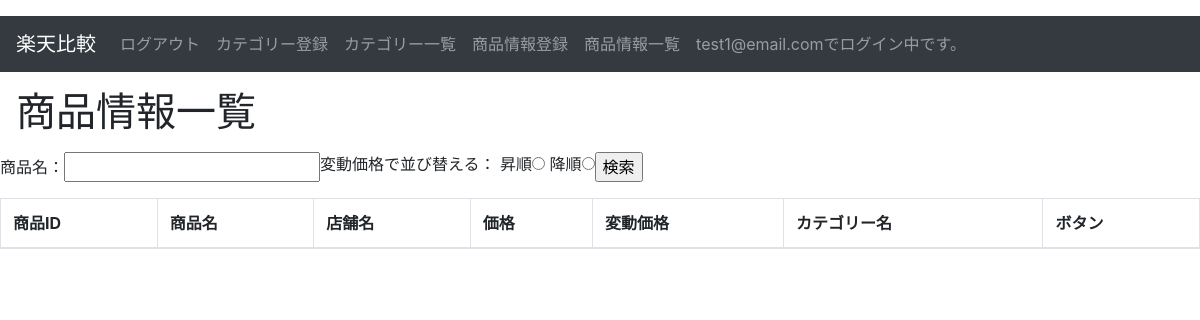
The app's page /rakuten/product_list/ (signed in), older data.
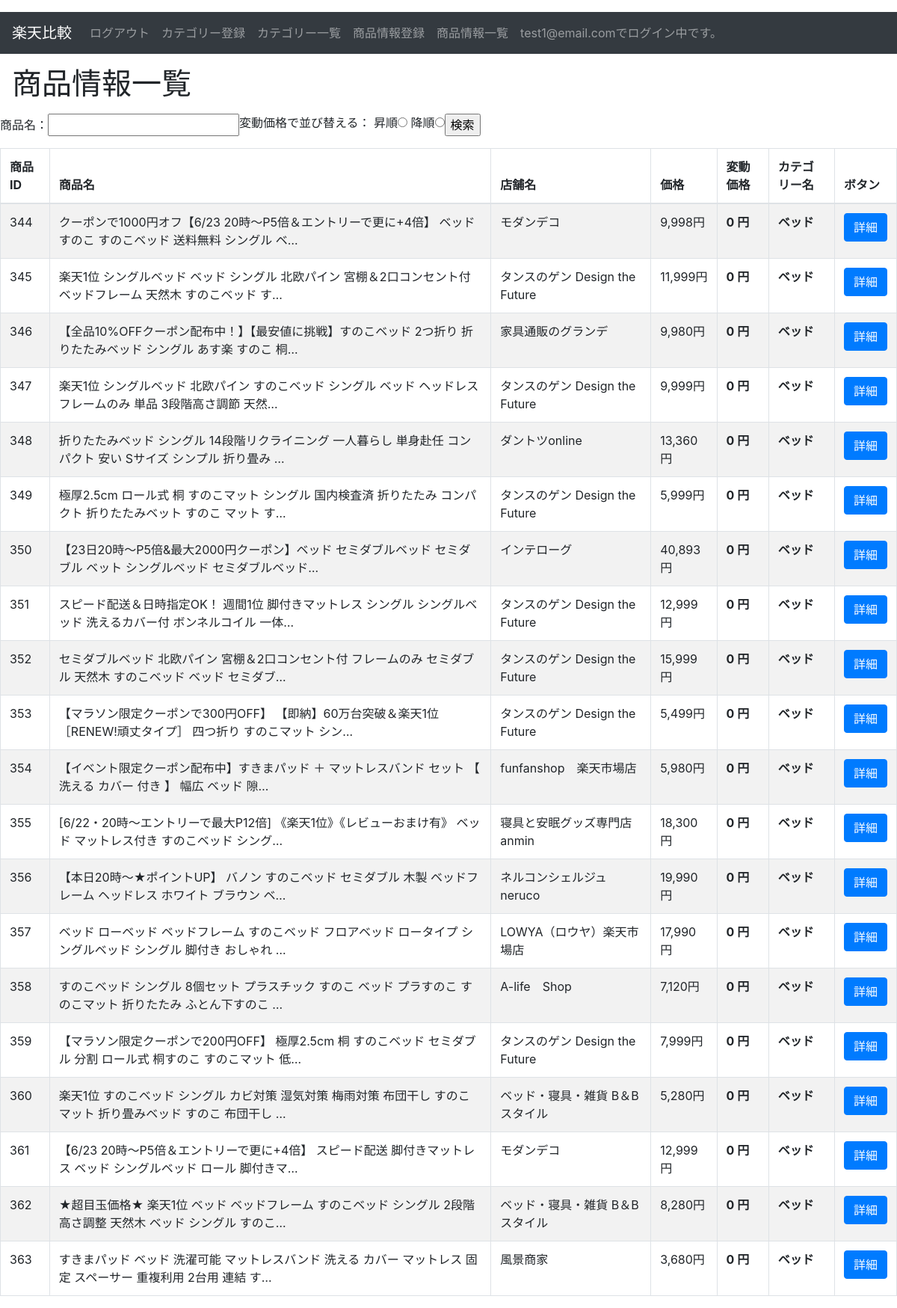
The same page, newer data.
### rakuten/models.py (models this page shows, shortened)
class Users(AbstractBaseUser, PermissionsMixin):
    cretate_at = models.DateTimeField('登録日', auto_now_add=True)
    update_at = models.DateTimeField('更新日', auto_now=True)
    username = models.CharField(max_length=150)
    email = models.EmailField(max_length=255, unique=True)
    is_active = models.BooleanField(default=True)
    is_staff = models.BooleanField(default=False)
    USERNAME_FIELD = 'email'
    REQUIRED_FIELDS = ['username']
    objects = UserManager()

class Products(models.Model):
    cretate_at = models.DateTimeField('登録日', auto_now_add=True)
    update_at = models.DateTimeField('更新日', auto_now=True)
    name = models.CharField('商品名', max_length=100)
    url = models.URLField('商品URL')
    store = models.CharField('店舗名', max_length=100)
    price = models.IntegerField('価格')
    price_fluctuation = models.IntegerField('変動価格', blank=True)
    category = models.ForeignKey(
        Categories, on_delete=models.CASCADE,
    )
    user = models.ForeignKey(
        Users, on_delete=models.CASCADE,
    )
    class Meta:
        db_table = 'products'

class Categories(models.Model):
    cretate_at = models.DateTimeField('登録日', auto_now_add=True)
    update_at = models.DateTimeField('更新日', auto_now=True)
    name = models.CharField('カテゴリー', max_length=20)
    url = models.URLField('URL')
    user = models.ForeignKey(
        Users, on_delete=models.CASCADE,
    )
    class Meta:
        db_table = 'categories'
    def __str__(self):
        return self.name

### rakuten/views.py (the view)
# urls.py: path('product_list/', ProductListView.as_view(), name='product_list'),
class ProductListView(LoginRequiredMixin, ListView):
    model = Products
    template_name = 'product_list.html'
    def get_queryset(self):
        query = super().get_queryset()
        product_name = self.request.GET.get('product_name', None)
        if product_name:
            query = query.filter(
                name__contains = product_name
            )
        price_fluctuation = self.request.GET.get('price_fluctuation', 0)
        if price_fluctuation == '1':
            query = query.order_by('price_fluctuation')
        elif price_fluctuation == '2':
            query = query.order_by('-price_fluctuation')
        return query
    def get_context_data(self, **kwargs):
        context = super().get_context_data(**kwargs)
        context['product_name'] = self.request.GET.get('product_name', '')
        price_fluctuation = self.request.GET.get('price_fluctuation', 0)
        if price_fluctuation == '1':
            context['ascending'] = True
        elif price_fluctuation == '2':
            context['descending'] = True
        return context

### rakuten/templates/product_list.html (shortened to what this page needs)
<!doctype html>
{% extends "base.html" %}
{% load humanize %}
    {% block content %}
    <h1 class="my-3 ml-3">商品情報一覧</h1>
    <form method="get" action="{% url 'rakuten:product_list' %}">
        <div style='float:left;'><P>商品名：<input type="text" name="product_name" value="{{ product_name }}"></P></div>
        <div style='float:left;'><p>変動価格で並び替える：
            昇順<input type="radio" name="price_fluctuation" value="1" {% if ascending %}checked{% endif %}>
            降順<input type="radio" name="price_fluctuation" value="2" {% if descending %}checked{% endif %}>
        </p></div>
        <P><input type="submit" value="検索"/></P>
    </form>
    <div class="table-responsive-sm">
        <table class="table table-striped table table-bordered">
            <thead>
                <tr>
                    <th>商品ID</th>
                    <th>商品名</th>
                    <th>店舗名</th>
                    <th>価格</th>
                    <th>変動価格</th>
                    <th>カテゴリー名</th>
                    <th>ボタン</th>
                </tr>
            </thead>
            <tbody>
            <form method="POST">
            {% for object in object_list %}
                {% if object.user == request.user %}
                    <tr>
                        <td>{{ object.id }}</td>
                        <td>{{ object.name }}</td>
                        <td>{{ object.store }}</td>
                        <td>{{ object.price | intcomma }}円</td>
                        {% if  object.price != object.price_fluctuation %}
                            <th>{{ object.price_fluctuation | intcomma }} 円</th>
                        {% else %}
                            <th>0 円</th>
                        {% endif %}
                        <th>{{ object.category }}</th>
                        <th><a class="btn btn-primary"  href="{% url 'rakuten:detail_product' object.id %}">詳細</a></th>
                    </tr>
                {% endif %}
            {% endfor %}
            </form>
            </tbody>
        </table>
    </div>
</body>
</html>
{% endblock %}

### rakuten/templates/base.html (shortened to what this page needs)
<!doctype html>
<html lang="ja">
<head>
    <link rel="stylesheet" href="https://stackpath.bootstrapcdn.com/bootstrap/4.1.3/css/bootstrap.min.css">
</head>
<body>
    <nav class="navbar navbar-expand-sm navbar-dark bg-dark mt-3 mb-3">
        <a class="navbar-brand" href="{% url 'rakuten:home' %}">楽天比較</a>
        <div class="collapse navbar-collapse">
            <ul class="navbar-nav">
                {% if user.is_authenticated %}
                    <li class="nav-item">
                        <a class="nav-link" href="{% url 'rakuten:user_logout' %}">ログアウト</a>
                    </li>
                    <li class="nav-item">
                        <a class="nav-link" href="{% url 'rakuten:category_form' %}">カテゴリー登録</a>
                    </li>
                    <li class="nav-item">
                        <a class="nav-link" href="{% url 'rakuten:category_list' %}">カテゴリー一覧</a>
                    </li>
                    <li class="nav-item">
                        <a class="nav-link" href="{% url 'rakuten:product_form' %}">商品情報登録</a>
                    </li>
                    <li class="nav-item">
                        <a class="nav-link" href="{% url 'rakuten:product_list' %}">商品情報一覧</a>
                    </li>
                    <li class="nav-item">
                        <a class="nav-link" href="{% url 'rakuten:product_list' %}">{{ user.get_username }}でログイン中です。</a>
                    </li>
                {% endif %}
            </ul>
        </div>
    </nav>
     {% block content %}{% endblock %}
</body>
</html>

Row changes from the older to the newer data that the page shows:
added Products: id "344", name "クーポンで1000円オフ【6/23 20時〜P5倍＆エントリーで更に+4倍】 ベッド すのこ すのこベッド 送料無料 シングル ベ…", store "モダンデコ", price "9,998", price_fluctuation "0", category "ベッド"
added Products: id "345", name "楽天1位 シングルベッド ベッド シングル 北欧パイン 宮棚＆2口コンセント付 ベッドフレーム 天然木 すのこベッド す…", store "タンスのゲン Design the Future", price "11,999", price_fluctuation "0", category "ベッド"
added Products: id "346", name "【全品10%OFFクーポン配布中！】【最安値に挑戦】すのこベッド 2つ折り 折りたたみベッド シングル あす楽 すのこ 桐…", store "家具通販のグランデ", price "9,980", price_fluctuation "0", category "ベッド"
added Products: id "347", name "楽天1位 シングルベッド 北欧パイン すのこベッド シングル ベッド ヘッドレス フレームのみ 単品 3段階高さ調節 天然…", store "タンスのゲン Design the Future", price "9,999", price_fluctuation "0", category "ベッド"
added Products: id "348", name "折りたたみベッド シングル 14段階リクライニング 一人暮らし 単身赴任 コンパクト 安い Sサイズ シンプル 折り畳み …", store "ダントツonline", price "13,360", price_fluctuation "0", category "ベッド"
added Products: id "349", name "極厚2.5cm ロール式 桐 すのこマット シングル 国内検査済 折りたたみ コンパクト 折りたたみベット すのこ マット す…", store "タンスのゲン Design the Future", price "5,999", price_fluctuation "0", category "ベッド"
added Products: id "350", name "【23日20時～P5倍&最大2000円クーポン】ベッド セミダブルベッド セミダブル ベット シングルベッド セミダブルベッド…", store "インテローグ", price "40,893", price_fluctuation "0", category "ベッド"
added Products: id "351", name "スピード配送＆日時指定OK！ 週間1位 脚付きマットレス シングル シングルベッド 洗えるカバー付 ボンネルコイル 一体…", store "タンスのゲン Design the Future", price "12,999", price_fluctuation "0", category "ベッド"
added Products: id "352", name "セミダブルベッド 北欧パイン 宮棚＆2口コンセント付 フレームのみ セミダブル 天然木 すのこベッド ベッド セミダブ…", store "タンスのゲン Design the Future", price "15,999", price_fluctuation "0", category "ベッド"
added Products: id "353", name "【マラソン限定クーポンで300円OFF】 【即納】60万台突破＆楽天1位 ［RENEW!頑丈タイプ］ 四つ折り すのこマット シン…", store "タンスのゲン Design the Future", price "5,499", price_fluctuation "0", category "ベッド"
added Products: id "354", name "【イベント限定クーポン配布中】すきまパッド ＋ マットレスバンド セット 【 洗える カバー 付き 】 幅広 ベッド 隙…", store "funfanshop 楽天市場店", price "5,980", price_fluctuation "0", category "ベッド"
added Products: id "355", name "[6/22・20時〜エントリーで最大P12倍] 《楽天1位》《レビューおまけ有》 ベッド マットレス付き すのこベッド シング…", store "寝具と安眠グッズ専門店 anmin", price "18,300", price_fluctuation "0", category "ベッド"
added Products: id "356", name "【本日20時〜★ポイントUP】 バノン すのこベッド セミダブル 木製 ベッドフレーム ヘッドレス ホワイト ブラウン ベ…", store "ネルコンシェルジュ neruco", price "19,990", price_fluctuation "0", category "ベッド"
added Products: id "357", name "ベッド ローベッド ベッドフレーム すのこベッド フロアベッド ロータイプ シングルベッド シングル 脚付き おしゃれ …", store "LOWYA（ロウヤ）楽天市場店", price "17,990", price_fluctuation "0", category "ベッド"
added Products: id "358", name "すのこベッド シングル 8個セット プラスチック すのこ ベッド プラすのこ すのこマット 折りたたみ ふとん下すのこ …", store "A-life Shop", price "7,120", price_fluctuation "0", category "ベッド"
added Products: id "359", name "【マラソン限定クーポンで200円OFF】 極厚2.5cm 桐 すのこベッド セミダブル 分割 ロール式 桐すのこ すのこマット 低…", store "タンスのゲン Design the Future", price "7,999", price_fluctuation "0", category "ベッド"
added Products: id "360", name "楽天1位 すのこベッド シングル カビ対策 湿気対策 梅雨対策 布団干し すのこマット 折り畳みベッド すのこ 布団干し …", store "ベッド・寝具・雑貨 B＆Bスタイル", price "5,280", price_fluctuation "0", category "ベッド"
added Products: id "361", name "【6/23 20時〜P5倍＆エントリーで更に+4倍】 スピード配送 脚付きマットレス ベッド シングルベッド ロール 脚付きマ…", store "モダンデコ", price "12,999", price_fluctuation "0", category "ベッド"
added Products: id "362", name "★超目玉価格★ 楽天1位 ベッド ベッドフレーム すのこベッド シングル 2段階高さ調整 天然木 ベッド シングル すのこ…", store "ベッド・寝具・雑貨 B＆Bスタイル", price "8,280", price_fluctuation "0", category "ベッド"
added Products: id "363", name "すきまパッド ベッド 洗濯可能 マットレスバンド 洗える カバー マットレス 固定 スペーサー 重複利用 2台用 連結 す…", store "風景商家", price "3,680", price_fluctuation "0", category "ベッド"
